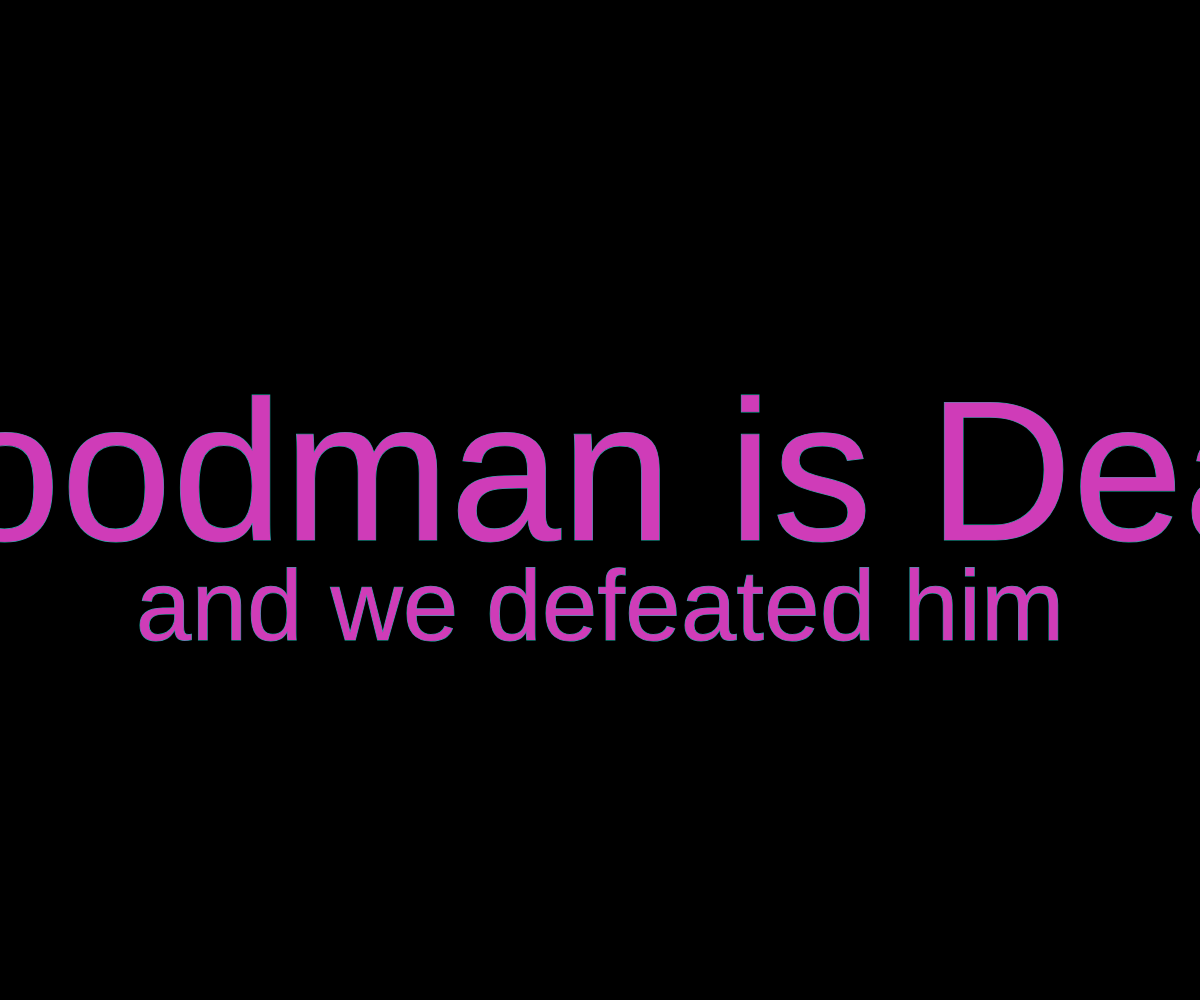
Frame 1 (no input)
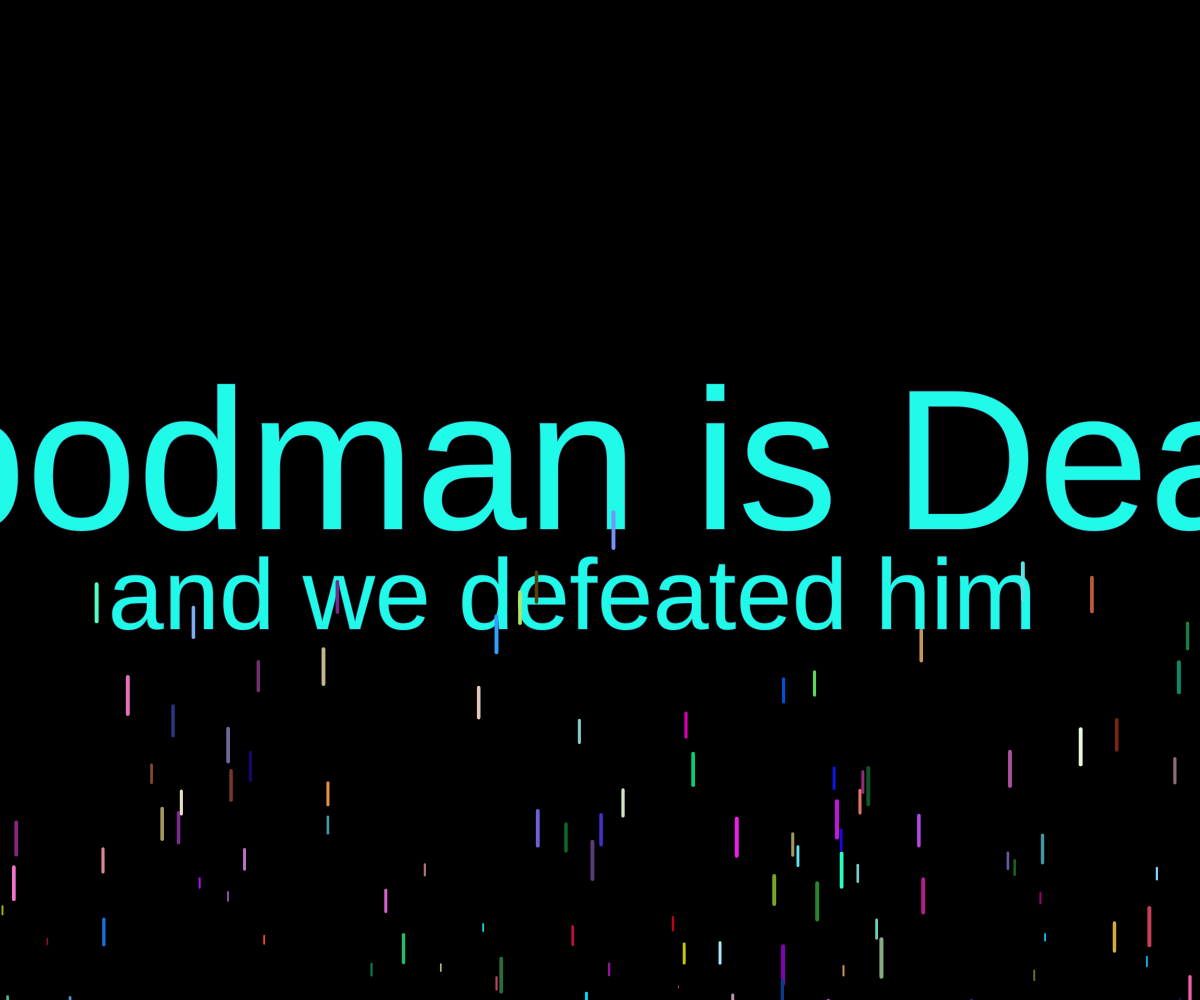
Frame 60 (no input)
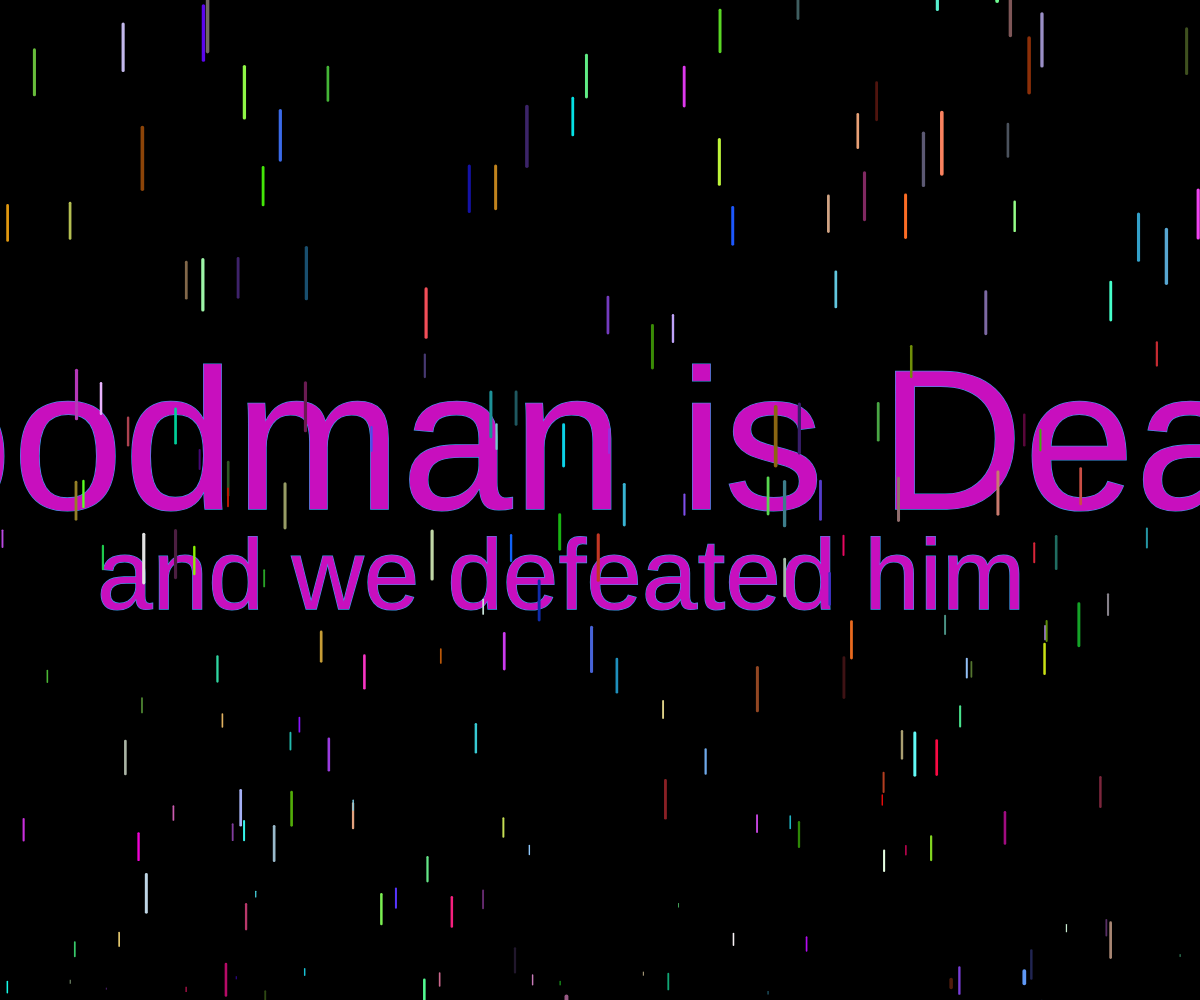
Frame 120 (the mouse pressed at the canvas centre since frame 60)

The p5.js sketch that drew these frames (run headless with seeded random() and noise() and a simulated clock; from frame 60 on, the mouse is pressed at the canvas centre):

// p5.js sketch
// ── sketch.js


let dropLets = [];

function setup() {
createCanvas(windowWidth,windowHeight);

for(i = 0; i < 500; i++){
dropLets.push(new RainDrop());

}

}
let g = 0;
let a = 0;
function draw() {
  background(0);
    stroke (random (255),random (255),random (255));
  fill(random (255),random (255),random (255));

  textAlign(CENTER);
  textSize (200);
   text ("Goodman is Dead", windowWidth/ 2 + sin(g / 50) * 50 , windowHeight/2+ cos(a / 50) * 40);
   textSize (100);
  text ("and we defeated him", windowWidth/ 2 + sin(a / 50) * 40 ,windowHeight / 2 + 100+ cos(a / 50) * 40)

a+= 10;
g+= 10;

if(g > windowHeight.floor + 200)
g=-200;
if(a > windowHeight.floor + 200)
a=-200;



for (drop of dropLets){
drop.Physics();
drop.Render();
}

}

// ── RainDrop.js
class RainDrop
{

constructor(){
let x = random (windowWidth);
let y = random (-50, -windowHeight);
let z = random (0, 4);

this.pos = createVector(x,y,z);
this.accel = createVector(0,-(pow (this.pos.z, 2) / 50));
this.vel = createVector(0, 0);
this.lastPos = createVector (0,0);
//this.angle = 0;
}

Physics(){

this.vel.add(this.accel);
this.pos.add(this.vel);
//this.pos.add (createVector(sin(this.angle), 0));
//this.angle += this.vel.y / 50;

if(this.pos.y < -100){

this.pos.y = random(windowHeight + 10, 2*windowHeight);
this.pos.x = random(windowWidth);
this.vel = createVector(0,0);
this.lastPos = createVector(0,0);
}

}

Render(){
stroke(random (255),random (255),random (255));
//stroke (137,207,240,255);
strokeWeight(this.pos.z);
line(this.pos.x, this.pos.y, this.pos.x, this.pos.y - 2*this.vel.y);


}


}
